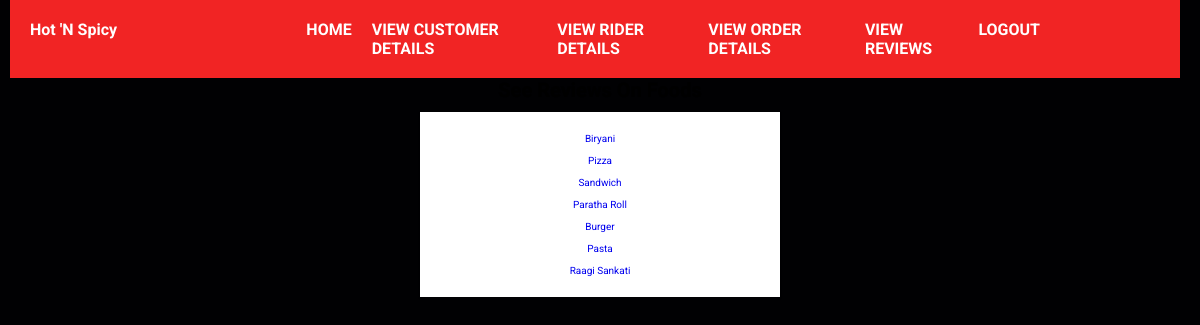
The page /menufor_review (signed in) on the database its author committed.
### tables this page shows
CREATE TABLE Food
    (
        food_no          INTEGER PRIMARY KEY AUTOINCREMENT ,
        food_image       VARCHAR(300) ,
        food_price       int,
        food_title       VARCHAR (100) ,
        food_description VARCHAR (500) ,
        admin_id         int NOT NULL,
        FOREIGN KEY (ADMIN_ID) REFERENCES ADMIN(ADMIN_ID)
    );

### app.py (the view)
@app.route('/menufor_review')
def reviewMenu():
    if "email" and "password" in session:
        foods = db.returnFoods()
        foods = foods.fetchall()
        return render_template('menuForReview.html', foods=foods)
    return redirect(url_for("adminLogin"))

### database.py (called while the page is built)
    @ staticmethod
    def returnFoods():
        connection = s.connect("foodSystem.db")
        cursor = connection.cursor()
        foods = cursor.execute("SELECT * from Food")
        return foods

### templates/menuForReview.html (shortened to what this page needs)
{% extends 'adminBase.html' %}
{% block body %}
    <h1 style="text-align: center;">See Reviews on Foods</h1>
<div class="AllFoodLinks">
    <br>
    {% for  i in range(foods|length) %}
    <div class="foodLink">
        <a href="/allreviews/{{ foods[i][0] }}">{{ foods[i][3] }}</a>
    </div>
    <br>
    {% endfor %}
</div>
{% endblock body %}

### static/css/adminStyle.css (style rules this page uses)
* { margin: 0; padding: 0; font-family:system-ui, -apple-system, BlinkMacSystemFont, 'Segoe UI', Roboto, Oxygen, Ubuntu, Cantarell, 'Open Sans', 'Helvetica Neue', sans-serif; }
body { background-color: #000000; }
.foodLink a { text-decoration: none; }
.AllFoodLinks { display : flex; justify-content: center; align-items: center; flex-direction: column; background-color: white; margin-left: 35%; margin-right: 35%; padding: 10px; box-shadow: 0 1px 2px rgba(0, 0, 0, 0.2); margin-top: 10px; }

### static/css/style.css (style rules this page uses)
:root { --main-color: #f12424; --black: #13131a; --bg: #010103; --border: .1rem solid rgba(255, 255, 255, .3); }
* { margin: 0; padding: 0; font-family:'Roboto', sans-serif; outline: none; border:none; box-sizing: border-box; text-decoration: none; text-transform: capitalize; transition: .2s linear; }
html { font-size: 62.5%; overflow-x: hidden; scroll-padding-top: 9rem; scroll-behavior: smooth; }
body { background: var(--bg); }

### rows shown on the page
Food: food_title "Biryani"
Food: food_title "Pizza"
Food: food_title "Sandwich"
Food: food_title "Paratha Roll"
Food: food_title "Burger"
Food: food_title "Pasta"
Food: food_title "Raagi Sankati"
